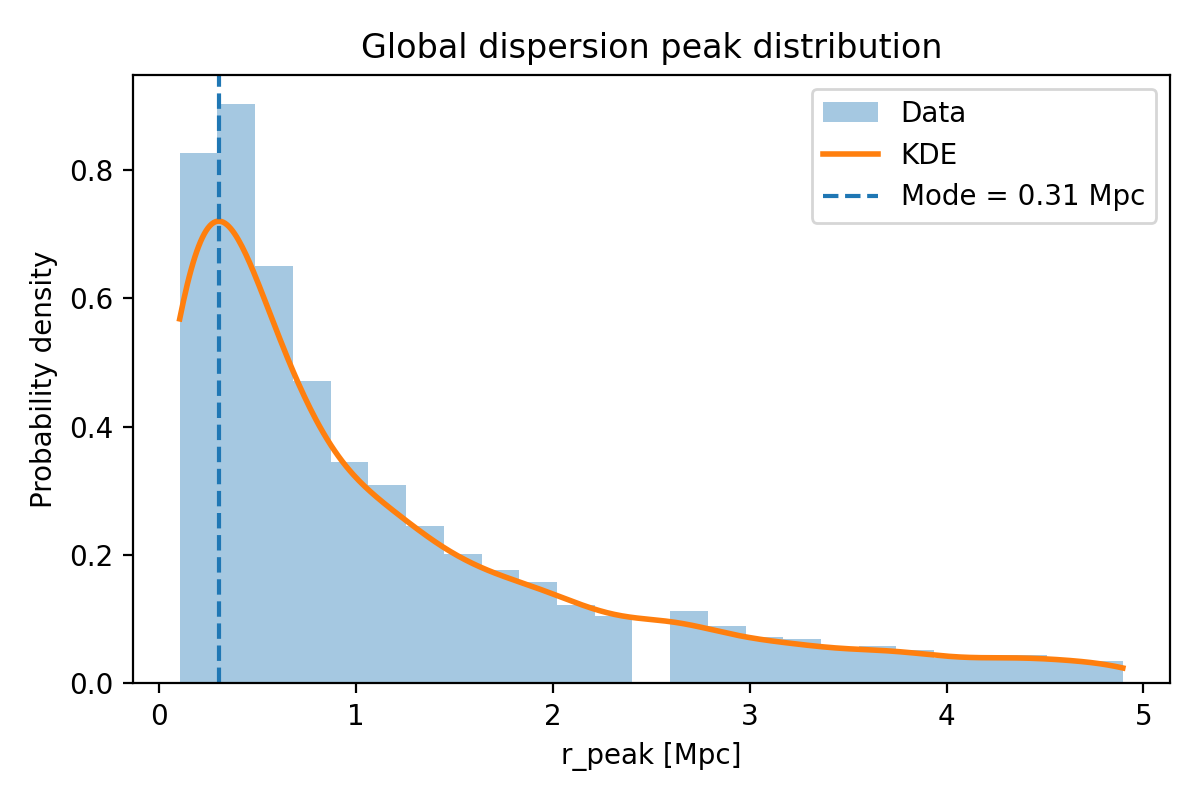

Write the Python code that produced this figure.
import pandas as pd
import numpy as np
from scipy.stats import gaussian_kde
import matplotlib.pyplot as plt

# Load data
df = pd.read_csv("anchor_out_merged_with_proxies.csv")

r = df["r_peak_Mpc"].dropna().values

# KDE
kde = gaussian_kde(r, bw_method="scott")
x = np.linspace(r.min(), r.max(), 500)
y = kde(x)

# Mode
r_mode = x[np.argmax(y)]

print(f"Global modal r_peak = {r_mode:.3f} Mpc")

# Plot
plt.figure(figsize=(6,4))
plt.hist(r, bins=25, density=True, alpha=0.4, label="Data")
plt.plot(x, y, lw=2, label="KDE")
plt.axvline(r_mode, ls="--", label=f"Mode = {r_mode:.2f} Mpc")

plt.xlabel("r_peak [Mpc]")
plt.ylabel("Probability density")
plt.title("Global dispersion peak distribution")
plt.legend()
plt.tight_layout()
plt.savefig("fig_modal_peak_kde.png", dpi=200)
plt.close()
